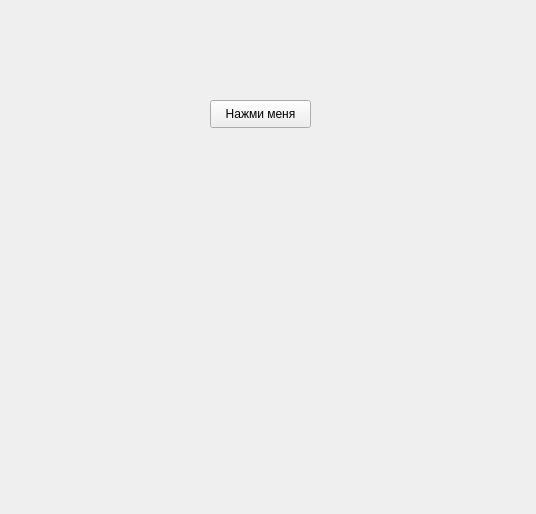
<?xml version="1.0" encoding="UTF-8"?>
<ui version="4.0">
 <class>Form</class>
 <widget class="QWidget" name="Form">
  <property name="geometry">
   <rect>
    <x>0</x>
    <y>0</y>
    <width>536</width>
    <height>514</height>
   </rect>
  </property>
  <property name="windowTitle">
   <string>Form</string>
  </property>
  <widget class="QPushButton" name="btn">
   <property name="geometry">
    <rect>
     <x>210</x>
     <y>100</y>
     <width>101</width>
     <height>28</height>
    </rect>
   </property>
   <property name="text">
    <string>Нажми меня</string>
   </property>
  </widget>
 </widget>
 <resources/>
 <connections/>
</ui>
